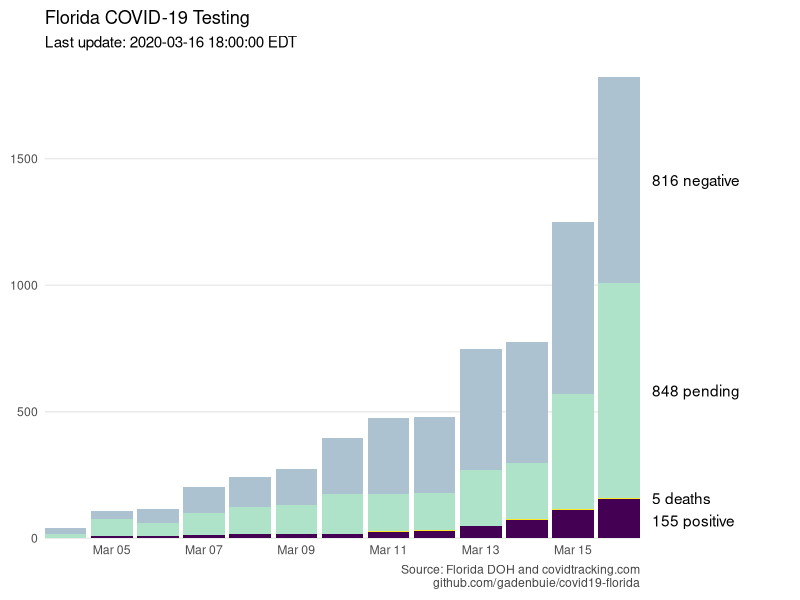

Write R code to recreate this figure.
library(dplyr, warn.conflicts = FALSE)
library(tidyr, warn.conflicts = FALSE)
library(readr, warn.conflicts = FALSE)
library(lubridate, warn.conflicts = FALSE)
library(ggplot2, warn.conflicts = FALSE)

x <- read_csv("covid-19-florida-tests.csv")

test_summary <- 
  x %>%
  select(timestamp, negative, positive, pending, contains("deaths"), -total) %>%
  rename(deaths = florida_deaths) %>%
  replace_na(list(deaths = 0)) %>% 
  mutate(positive = positive - deaths) %>%
  mutate_at("timestamp", ymd_hms) %>%
  mutate(day = floor_date(timestamp, "day")) %>% 
  group_by(day) %>% 
  arrange(desc(timestamp)) %>% 
  slice(1) %>% 
  ungroup() %>% 
  select(-day) %>% 
  mutate_at("timestamp", as_date) %>%
  pivot_longer(names_to = "status", values_to = "count", -timestamp) %>%
  mutate(status = factor(status, c("negative", "pending", "deaths", "positive")))
  
g <- 
  test_summary %>% 
  # filter(status != "negative") %>% 
  ggplot() +
  aes(x = timestamp, y = count, fill = status) +
  geom_col() +
  ggrepel::geom_text_repel(
    data = test_summary %>% 
      filter(timestamp == max(timestamp)) %>% 
      arrange(desc(status)) %>% 
      mutate(
        placement = cumsum(count) - count / 2,
        count_label = paste(count, status)
      ),
    aes(label = count_label, y = placement, x = timestamp + 0.40, segment.color = status), 
    xlim = test_summary %>% pull(timestamp) %>% max() + 0.6,
    segment.size = 0.75
  ) +
  labs(
    x = NULL, y = NULL,
    caption = "Source: Florida DOH and covidtracking.com\ngithub.com/gadenbuie/covid19-florida"
  ) +
  ggtitle(
    label = "Florida COVID-19 Testing",
    subtitle = glue::glue("Last update: {max(x$timestamp)}")
  ) +
  theme_minimal() +
  scale_x_date(expand = expand_scale(add = 0)) +
  scale_y_continuous(expand = expand_scale(add = 0)) +
  scale_color_manual(
    aesthetics = "segment.color",
    values = c(negative = "#acc2d1", pending = "#aee2c9", positive = "#440154", deaths = "#fde725"),
    guide = FALSE
  ) +
  scale_fill_manual(
    values = c(negative = "#acc2d1", pending = "#aee2c9", positive = "#440154", deaths = "#fde725"),
    guide = FALSE
  ) +
  coord_cartesian(clip = "off") +
  theme(
    plot.margin = margin(0.5, 8, 0.5, 0.5, unit = "lines"),
    plot.subtitle = element_text(margin = margin(b = 1.25, unit = "lines")),
    plot.caption = element_text(color = "#444444"),
    panel.grid.major.x = element_blank(),
    panel.grid.minor.x = element_blank(),
    panel.grid.minor.y = element_blank()
  )

fs::dir_create("plots")
ggsave(fs::path("plots", "covid-19-florida-testing.png"), g, width = 6.66, height = 3.33, dpi = 150, scale = 1.5)
